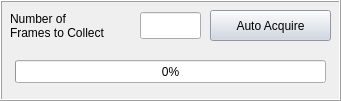
     <widget class="QFrame" name="frame_5">
      <property name="geometry">
       <rect>
        <x>1000</x>
        <y>20</y>
        <width>341</width>
        <height>101</height>
       </rect>
      </property>
      <property name="frameShape">
       <enum>QFrame::Box</enum>
      </property>
      <property name="frameShadow">
       <enum>QFrame::Raised</enum>
      </property>
      <widget class="QPushButton" name="pushButtonAutoAcquireTripod">
       <property name="geometry">
        <rect>
         <x>210</x>
         <y>10</y>
         <width>121</width>
         <height>31</height>
        </rect>
       </property>
       <property name="styleSheet">
        <string notr="true">background:rgb(204, 212, 226)</string>
       </property>
       <property name="text">
        <string>Auto Acquire</string>
       </property>
      </widget>
      <widget class="QLineEdit" name="lineEditNumFramesTripod">
       <property name="geometry">
        <rect>
         <x>140</x>
         <y>12</y>
         <width>61</width>
         <height>27</height>
        </rect>
       </property>
       <property name="styleSheet">
        <string notr="true"/>
       </property>
       <property name="readOnly">
        <bool>true</bool>
       </property>
      </widget>
      <widget class="QLabel" name="label_116">
       <property name="geometry">
        <rect>
         <x>10</x>
         <y>10</y>
         <width>121</width>
         <height>31</height>
        </rect>
       </property>
       <property name="text">
        <string>Number of
Frames to Collect</string>
       </property>
       <property name="wordWrap">
        <bool>true</bool>
       </property>
      </widget>
      <widget class="QProgressBar" name="progressBarTripod">
       <property name="geometry">
        <rect>
         <x>15</x>
         <y>60</y>
         <width>311</width>
         <height>23</height>
        </rect>
       </property>
       <property name="value">
        <number>0</number>
       </property>
      </widget>
      <zorder>pushButtonAutoAcquireTripod</zorder>
      <zorder>label_116</zorder>
      <zorder>progressBarTripod</zorder>
      <zorder>lineEditNumFramesTripod</zorder>
     </widget>
